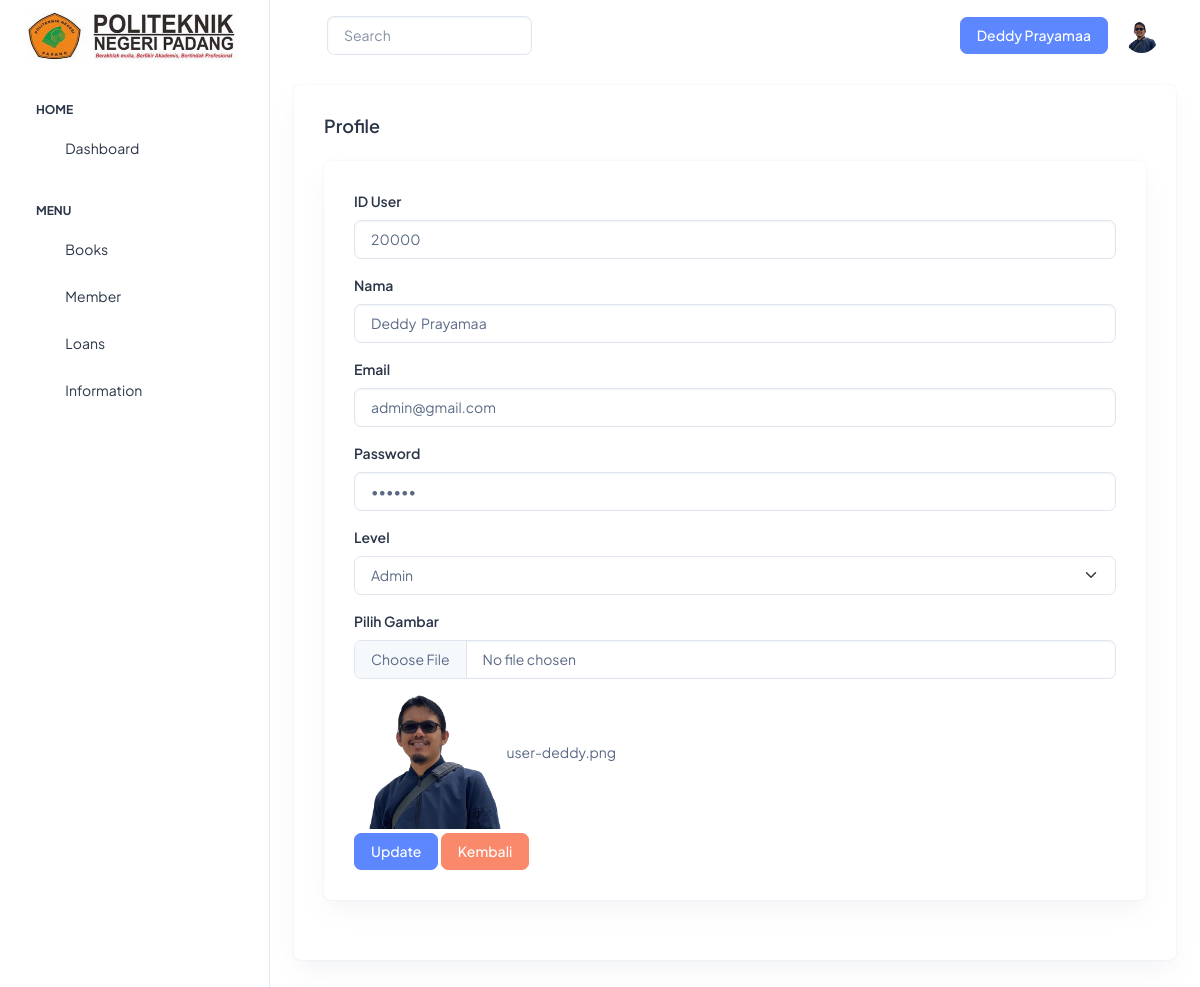
Page /index.php?page=user&aksi=profile (signed in) on the committed database.
### tables this page shows
CREATE TABLE `user` (
  `id` int(11) NOT NULL,
  `id_user` varchar(20) NOT NULL,
  `email` varchar(100) NOT NULL,
  `nama` varchar(100) NOT NULL,
  `password` varchar(50) NOT NULL,
  `level` enum('Admin','Pustakawan') NOT NULL,
  `photo` varchar(100) NOT NULL
);

### index.php (the view, shortened to what this page needs)
<?php
include 'koneksi.php';
?>
<!doctype html>
<html lang="en">
<head>
  <link rel="stylesheet" href="assets/css/styles.min.css" />
  <link href="https://cdn.datatables.net/1.13.7/css/dataTables.bootstrap5.min.css" rel="stylesheet">
</head>
<body>
  <div class="page-wrapper" id="main-wrapper" data-layout="vertical" data-navbarbg="skin6" data-sidebartype="full"
    data-sidebar-position="fixed" data-header-position="fixed">
    <aside class="left-sidebar">
      <div>
        <div class="brand-logo d-flex align-items-center justify-content-between">
          <a href="index.php" class="text-nowrap logo-img">
            <img src="assets/images/logos/pnpl.jpg" width="215" height="55" alt="" />
          </a>
        </div>
        <nav class="sidebar-nav scroll-sidebar" data-simplebar="">
          <ul id="sidebarnav">
            <li class="nav-small-cap">
              <span class="hide-menu">Home</span>
            </li>
            <li class="sidebar-item">
              <a class="sidebar-link" href="index.php" aria-expanded="false">
                <span>
                  <i class="ti ti-layout-dashboard"></i>
                </span>
                <span class="hide-menu">Dashboard</span>
              </a>
            </li>
            <li class="nav-small-cap">
              <span class="hide-menu">MENU</span>
            </li>
          <div class="navbar-collapse justify-content-end px-0" id="navbarNav">
            <ul class="ms-auto align-items-center justify-content-end">
            <?php
            if (isset($_SESSION['login'])) {
              echo '
              <li class="sidebar-item dropdown">
                <a class="sidebar-link " href="javascript:void(0)" id="drop2" data-bs-toggle="dropdown"
                  aria-expanded="false">
                  <span>
                    <i class="ti ti-books"></i>
                  </span>
                <span class="hide-menu">Books</span>
                </a>
                <div class="dropdown-menu dropdown-menu-end dropdown-menu-animate-up" aria-labelledby="drop2">
                  <div class="message-body">
                    <a href="index.php?page=booklist" class="d-flex align-items-center gap-2 dropdown-item">
                      <i class="ti ti-book-2 fs-6"></i>
                      <p class="mb-0 fs-3">List Buku</p>
                    </a>
                    <a href="?page=input&aksi=kategori" class="d-flex align-items-center gap-2 dropdown-item">
                      <i class="ti ti-category-2 fs-6"></i>
                      <p class="mb-0 fs-3">Kategori Buku</p>
                    </a>
                    <a href="?page=input&aksi=pengarang" class="d-flex align-items-center gap-2 dropdown-item">
                    <i class="ti ti-notebook fs-6"></i>
                    <p class="mb-0 fs-3">Pengarang Buku</p>
                  </a>
                  <a href="?page=input&aksi=penerbit" class="d-flex align-items-center gap-2 dropdown-item">
                  <i class="ti ti-building-community fs-6"></i>
                  <p class="mb-0 fs-3">Penerbit Buku</p>
                </a>
                  </div>
                </div>
              </li>
              ';
            }
            ?>
<?php
                   if (isset($_SESSION['login'])) {
                    echo '
          <div class="navbar-collapse justify-content-end px-0" id="navbarNav">
            <ul class="ms-auto align-items-center justify-content-end">
              <li class="sidebar-item dropdown">
                <a class="sidebar-link " href="javascript:void(0)" id="drop2" data-bs-toggle="dropdown"
                  aria-expanded="false">
                  <span>
                    <i class="ti ti-user-circle"></i>
                  </span>
                <span class="hide-menu">Member</span>
                </a>
                <div class="dropdown-menu dropdown-menu-end dropdown-menu-animate-up" aria-labelledby="drop2">
                  <div class="message-body">
                  <a href="index.php?page=membership" class="d-flex align-items-center gap-2 dropdown-item">
                      <i class="ti ti-users fs-6"></i>
                      <p class="mb-0 fs-3">Membership</p>
                    </a>
                    <a href="?page=input&aksi=prodi" class="d-flex align-items-center gap-2 dropdown-item">
                      <i class="ti ti-school fs-6"></i>
                      <p class="mb-0 fs-3">Program Studi</p>
                    </a>
                  </div>
                </div>
              </li>
            </ul>
          </div>';
        }?>
            <?php
            if (isset($_SESSION['login'])) {
              echo '<li class="sidebar-item">
              <a class="sidebar-link" href="index.php?page=loans" aria-expanded="false">
                <span>
                  <i class="ti ti-license"></i>
                </span>
                <span class="hide-menu">Loans</span>
              </a>
            </li>';
            } ?>
            <li class="sidebar-item">
              <a class="sidebar-link" href="index.php?page=information" aria-expanded="false">
                <span>
                  <i class="ti ti-alert-triangle"></i>
                </span>
                <span class="hide-menu">Information</span>
              </a>
            </li>
          </ul>
        </nav>
      </div>
    </aside>
    <div class="body-wrapper">
      <header class="app-header">
        <nav class="navbar navbar-expand-lg navbar-light">
          <ul class="navbar-nav">
            <li class="nav-item">
              <a class="nav-link nav-icon-hover" href="javascript:void(0)">
              </a>
            </li>
          </ul>
          <form class="form-outline" method="POST" action="proses_search.php">
            <input type="search" name="query" class="form-control" placeholder="Search" aria-label="Search">
          </form>
          <div class="navbar-collapse justify-content-end px-0" id="navbarNav">
            <ul class="navbar-nav flex-row ms-auto align-items-center justify-content-end">
              <?php
              if (isset($_SESSION['login'])) {
                $result = $db->query("SELECT * FROM user WHERE email = '$_SESSION[email]'");
                $row = $result->fetch_assoc();
                echo '<a class="btn btn-primary">' . $row['nama'] . '</a>';
              } else {
                echo '<a class="btn btn-primary">Visitor</a>';
              }
              ?>
              <?php
              if (isset($_SESSION['login'])) {
                $result = $db->query("SELECT * FROM user WHERE email = '$_SESSION[email]'");
                $row = $result->fetch_assoc();
                echo '<li class="nav-item dropdown">
                <a class="nav-link nav-icon-hover" href="javascript:void(0)" id="drop2" data-bs-toggle="dropdown"
                  aria-expanded="false">
                  <img src="assets/images/profile/' . $row['photo']. '" alt="" width="35" height="35" class="rounded-circle">
                </a>';
              } else {
                echo '<li class="nav-item dropdown">
                <a class="nav-link nav-icon-hover" href="javascript:void(0)" id="drop2" data-bs-toggle="dropdown"
                  aria-expanded="false">
                  <img src="assets/images/profile/user-1.jpg" alt="" width="35" height="35" class="rounded-circle">
                </a>';
              }
              ?>
              </li>
            </ul>
          </div>
        </nav>
      </header>
      <?php
      $p = isset($_GET['page']) ? $_GET['page'] : 'home';
      if ($p == 'user')
        include 'user.php';
      ?>
</body>
</html>

### user.php (shortened to what this page needs)
<?php
$aksi = isset($_GET['aksi']) ? $_GET['aksi'] : 'list';
switch ($aksi) {
        ?>
        <?php
    case 'profile':
        $level = $row['level'];
        ?>
        <div class="container-fluid">
            <div class="card">
                <div class="card-body">
                    <h5 class="card-title fw-semibold mb-4">Profile</h5>
                    <div class="card">
                        <div class="card-body">
                            <form action="proses_user.php?proses=update" method="post" enctype="multipart/form-data">
                                <div class="mb-3">
                                    <label for="inputKode" class="form-label">ID User</label>
                                    <div>
                                        <input class="form-control" name="id_user" id="inputKode"
                                            value="<?= $row['id_user'] ?>" readonly>
                                    </div>
                                </div>
                                <div class="mb-3">
                                    <label for="inputKode" class="form-label">Nama</label>
                                    <div>
                                        <input class="form-control" name="nama" id="inputKode" value="<?= $row['nama'] ?>">
                                    </div>
                                </div>
                                <div class="mb-3">
                                    <label for="inputKode" class="form-label">Email</label>
                                    <div>
                                        <input class="form-control" type="email" name="email" id="inputKode"
                                            value="<?= $row['email'] ?>">
                                    </div>
                                </div>
                                <div class="mb-3">
                                    <label for="inputKode" class="form-label">Password</label>
                                    <div>
                                        <input type="password" class="form-control" name="password" id="inputKode"
                                            value="<?= $row['password'] ?>">
                                    </div>
                                </div>
                                <div class="mb-3">
                                    <label for="inputKode" class="form-label">Level</label>
                                    <div>
                                        <select name="level" class="form-select" aria-label="Default select example">
                                            <option <?php echo ($level == 'Admin') ? 'selected' : ''; ?> value="Admin">Admin
                                            </option>
                                        </select>
                                    </div>
                                </div>
                                <div class="mb-1">
                                    <label for="inputKode" class="form-label">Pilih Gambar</label>
                                    <div>
                                        <input type="file" class="form-control" accept="image/*" id="photo" name="photo">
                                        <img src="<?php echo "assets/images/profile/" . $row['photo']; ?>" alt="Profile Image"
                                            style="width: 150px;">
                                        <?php echo $row['photo']; ?>
                                    </div>
                                </div>
                                <button name="submit" type="submit" class="btn btn-primary">Update</button>
                                <button name="submit" type="submit" class="btn btn-danger">Kembali</button>
                            </form>
                        </div>
                    </div>
                </div>
            </div>
        </div>
        <?php
        break;
}
?>

### rows in the picture
user: nama "Deddy Prayamaa", photo (picture), id_user "20000", email "admin@gmail.com", level "Admin", photo "user-deddy.png"
